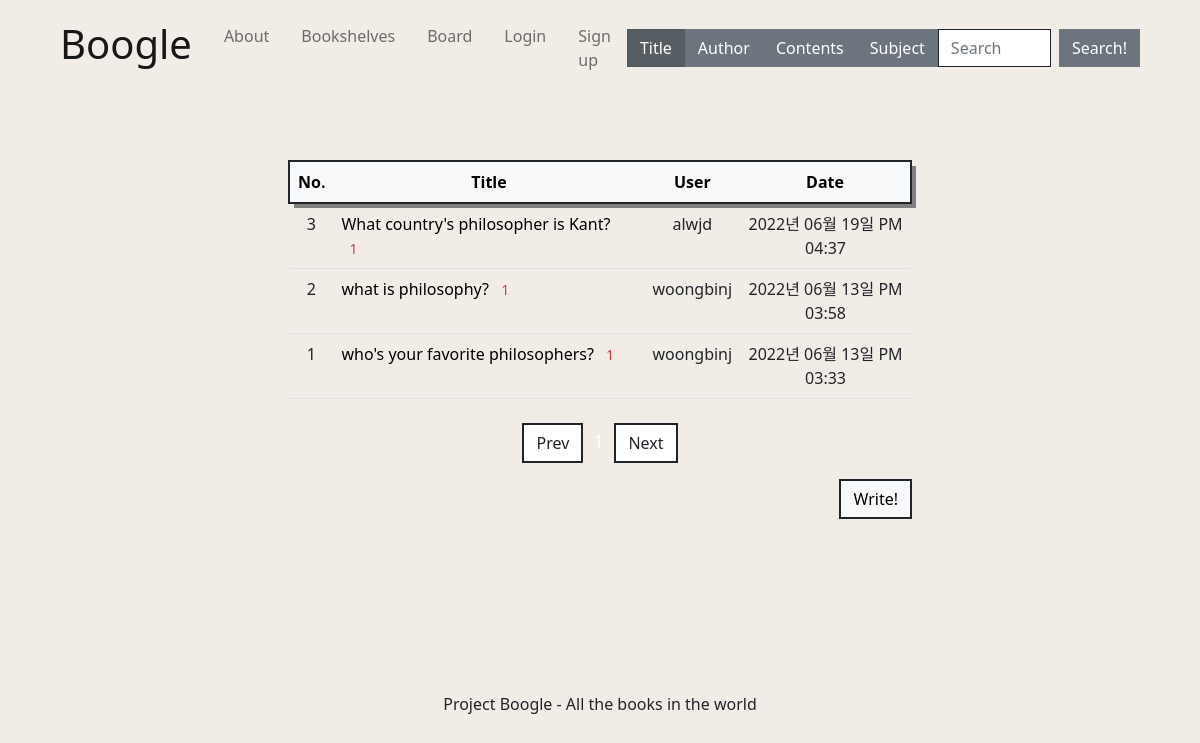
The app's page /question/board/ with its own data.
### pybo/models.py (models this page shows)
class Question(db.Model):
    id = db.Column(db.Integer, primary_key=True)
    subject = db.Column(db.String(200), nullable=False)
    content = db.Column(db.Text(), nullable=False)
    create_date = db.Column(db.DateTime(), nullable=False)
    modify_date = db.Column(db.DateTime(), nullable=True)
    user_id = db.Column(db.Integer, db.ForeignKey('user.id', ondelete='CASCADE'), nullable=False)
    user = db.relationship('User', backref=db.backref('question_set'))

class User(db.Model):
    __tablename__ = 'user'   #테이블 이름 : user
    id = db.Column(db.Integer, primary_key = True)   #id를 프라이머리키로 설정
    username = db.Column(db.String(8), nullable = False)
    email = db.Column(db.String(32), nullable = False)
    password = db.Column(db.String(64), nullable = False)

### pybo/views/question_views.py (the view)
@bp.route('/board/')
def board():
    page = request.args.get('page', type=int, default=1)  # 페이지
    question_list = Question.query.order_by(Question.create_date.desc())
    question_list = question_list.paginate(page, per_page=10)
    return render_template('question/question_list.html', question_list=question_list)

### pybo/filter.py (called while the page is built)
def format_datetime(value, fmt='%Y년 %m월 %d일 %p %I:%M'):
    return value.strftime(fmt)

### pybo/views/auth_views.py (called while the page is built)
@bp.before_app_request
def load_logged_in_user():
    user_id = session.get('user_id')
    if user_id is None:
        g.user = None
    else:
        g.user = User.query.get(user_id)

### pybo/templates/question/question_list.html (shortened to what this page needs)
{% extends 'main/base.html' %}
{% block head %}
{{ super() }}
    <link rel="stylesheet" href="{{ url_for('static', filename='bootstrap.min.css') }}">
    <link rel="stylesheet" href="https://cdn.jsdelivr.net/npm/bootstrap-icons@1.8.3/font/bootstrap-icons.css">
{% endblock %}
{% block content %}
<div class="container my-3">
    <table class="table mb-4">
        <thead>
        <tr class="text-center table-light border border-dark border-2" style="box-shadow: 5px 5px grey;">
            <th>No.</th>
            <th style="width:50%">Title</th>
            <th>User</th>
            <th>Date</th>
        </tr>
        </thead>
        <tbody>
        {% if question_list %}
        {% for question in question_list.items %}
        <tr class="text-center">
            <td>{{ question_list.total - ((question_list.page-1) * question_list.per_page) - loop.index0 }}</td>
            <td class="text-start">
                <a href="{{ url_for('question.detail', question_id=question.id) }}">{{ question.subject }}</a>
                {% if question.answer_set|length > 0 %}
                <span class="text-danger small mx-2">{{ question.answer_set|length }}</span>
                {% endif %}
            </td>
            <td>{{ question.user.username }}</td>
            <td>{{ question.create_date|datetime }}</td>
        </tr>
        {% endfor %}
        {% else %}
        <tr>
            <td colspan="3">There are no posts.</td>
        </tr>
        {% endif %}
        </tbody>
    </table>
    <ul class="pagination my justify-content-center">
        {% if question_list.has_prev %}
        <li class="page-item">
            <a class="page-link text-dark border border-dark border-2 rounded-0" href="?page={{ question_list.prev_num }}" aria-hidden="true">Prev</a>
        </li>
        {% else %}
        <li class="page-item disabled">
            <a class="page-link text-dark border border-dark border-2 rounded-0" tabindex="-1" aria-disabled="true" href="javascript:void(0)">Prev</a>
        </li>
        {% endif %}
        {% for page_num in question_list.iter_pages() %}
        {% if page_num %}
        {% if page_num != question_list.page %}
        <li class="page-item">
            <a class="page-link text-dark bg-transparent border border-0" href="?page={{ page_num }}">{{ page_num }}</a>
        </li>
        {% else %}
        <li class="page-item active" aria-current="page">
            <a class="page-link text-white bg-transparent border border-0" href="javascript:void(0)">{{ page_num }}</a>
        </li>
        {% endif %}
        {% else %}
        <li class="disabled">
            <a class="page-link text-dark bg-transparent border border-0" href="javascript:void(0)">...</a>
        </li>
        {% endif %}
        {% endfor %}
        {% if question_list.has_next %}
        <li class="page-item">
            <a class="page-link text-dark border border-dark border-2 rounded-0" href="?page={{ question_list.next_num }}">Next</a>
        </li>
        {% else %}
        <li class="page-item disabled">
            <a class="page-link text-dark border border-dark border-2 rounded-0" tabindex="-1" aria-disabled="true" href="javascript:void(0)">Next</a>
        </li>
        {% endif %}
    </ul>
    <a href="{{ url_for('question.create') }}" class="btn btn-light border border-dark border-2 rounded-0 font-weight-bold" style="float:right;">Write!</a>
</div>
{% endblock %}

### pybo/static/css/base.css (style rules this page uses)
body, html { margin: 0; background: #F2ECE7 !important; color: black; font-family: 'Inter', sans-serif; min-height: 100vh; width: 100%; display: -webkit-box; display: -ms-flexbox; display: flex; -webkit-box-orient: horizontal; -webkit-box-direction: normal; -ms-flex-direction: column; flex-direction: column; -webkit-box-align: center; -ms-flex-align: center; }
* { box-sizing: border-box; }
body { min-height: 100%; }
a:link { color : black; text-decoration: none; }

### records on screen
Question: total "3", subject "What country's philosopher is Kant?", answer_set|length "1", user.username "alwjd", create_date "2022년 06월 19일 PM 04:37"
Question: total "2", subject "what is philosophy?", answer_set|length "1", user.username "woongbinj", create_date "2022년 06월 13일 PM 03:58"
Question: total "1", subject "who's your favorite philosophers?", answer_set|length "1", user.username "woongbinj", create_date "2022년 06월 13일 PM 03:33"
